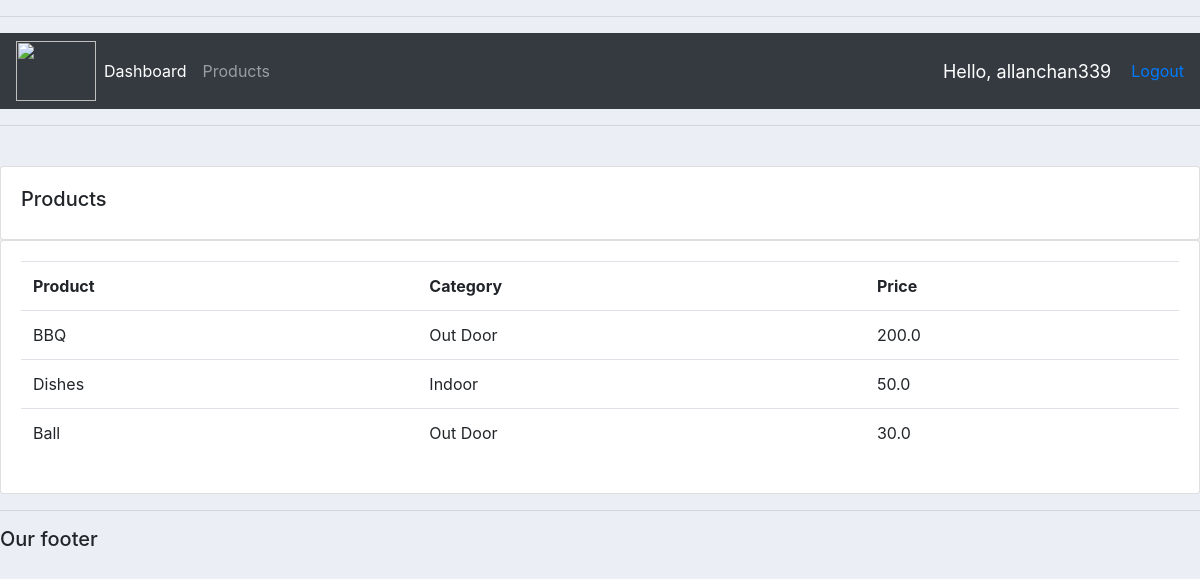
/product/ (signed in), run on the app's committed database.
### accounts/models.py (models this page shows, shortened)
class Product(models.Model):
    CATEGORY = (
            ('Indoor', 'Indoor'),
            ('Out Door', 'Out Door'),
            )
    name = models.CharField(max_length = 200, null = True)
    price = models.FloatField(null = True)
    category = models.CharField(max_length = 200, null = True, choices = CATEGORY)
    description = models.CharField(max_length = 200, null = True, blank = True)
    date_created = models.DateTimeField(auto_now_add = True, null = True)
    tags = models.ManyToManyField(Tag)

### accounts/decorators.py (the view)
        def wrapper_func(request, *args, **kwargs):
            group = None
            if request.user.groups.exists():
                group = request.user.groups.all()[0].name
            if group in allowed_roles:
                return view_func(request, *args, **kwargs)
            else:
                return HttpResponse('You are not authorized to view this page')

### accounts/views.py (called while the page is built)
@login_required(login_url = 'login')
@allowed_users(allowed_roles = ['admin', ])
def product(request):
    products = Product.objects.all()
    return render(request, 'accounts/product.html', {'products': products})  # we pass templates to products.html

### templates/accounts/product.html
{%  extends 'accounts/main.html' %}
{% block content %}
    <br>
    <div class="row">
        <div class="col-md">
            <div class="card card-body">
                <h5>Products</h5>
            </div>
            <div class="card card-body">
                <table class="table">
                    <tr>
                        <th>Product</th>
                        <th>Category</th>
                        <th>Price</th>
                    </tr>
                    {% for i in products %}
                        <tr>
                            <td>{{ i.name }}</td>
                            <td>{{ i.category }}</td>
                            <td>{{ i.price }}</td>
                        </tr>
                    {% endfor %}
                </table>
            </div>
        </div>
    </div>
{% endblock content %}

### templates/accounts/navbar.html (shortened to what this page needs)
{% load static %}
<nav class="navbar navbar-expand-lg navbar-dark bg-dark">
    <img src="{% static 'images/logo.png' %}" alt="" height="60" width="80">
    <div class="collapse navbar-collapse" id="navbarNav">
        <ul class="navbar-nav">
            {% if request.user.is_staff %}
                <li class="nav-item active">
                    <a class="nav-link" href="{% url 'home' %}">Dashboard</a>
                </li>
                <li class="nav-item">
                <a class="nav-link" href="{% url 'products'%}">Products</a>
                </li>
            {% endif %}
        </ul>
    </div>
    <span id="hello-msg">Hello, {{ request.user }}</span>
    <span><a href="{% url 'logout' %}">Logout</a></span>
</nav>

### static/css/main.css (style rules this page uses)
body { background-color: #ebeff5; }

### templates/accounts/navbar.html (style rules this page uses)
#hello-msg { font-size: 18px; color: white; margin-right: 20px; }

### data on the page
Product: name "BBQ", category "Out Door", price "200.0"
Product: name "Dishes", category "Indoor", price "50.0"
Product: name "Ball", category "Out Door", price "30.0"

### other printed values
{{ request.user }} "allanchan339"
